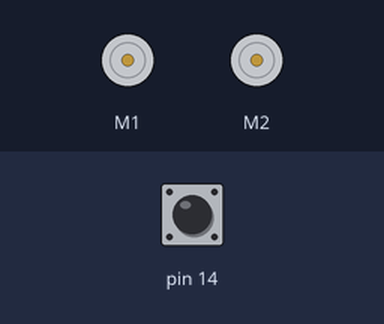
This sketch was run on a simulated Arduino Leonardo, built with avr-gcc and run on an emulated ATmega32U4. Parts: 2 × DC motor (green arrow = forward, orange = backward, longer = faster). The inputs (shaded band) are chosen by the test bench; at power-on: pin 14 HIGH.

Above: at 0.8 s.
0.9 s: pin 14 pulled LOW for 0.15 s
At 3.8 s:
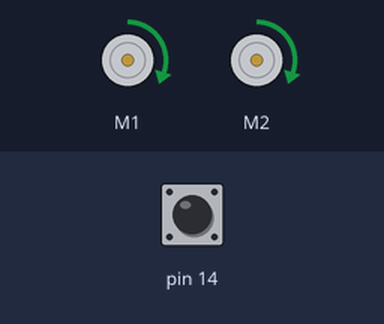
At 45.0 s:
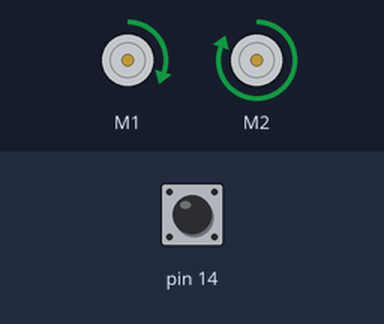
Timing chart, 0 to 46.1 s (numbered marks = the images above; inputs shaded):
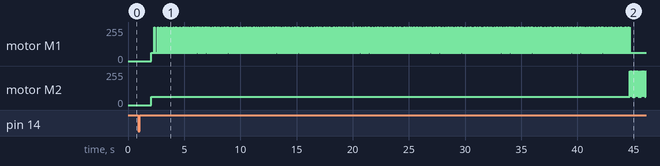

Measured:
- after the input at 0.9 s, motor M1: stopped → forward 63/255 after 1.2 s, then moves between forward 63/255 and forward 255/255, repeating every 7.5 s; motor M2: stopped → forward 63/255 after 1.2 s, then moves between forward 63/255 and forward 255/255, repeating every 0.62 s

The sketch:

CpE476_StraightLine_EncoderFeedback.ino
```cpp
// This program shows how to use the encoders as feedback on the Romi 32U4.
// The encoders can tell you how far, and in which direction each
// motor has turned.
//
// You can press button A on the Romi to drive both motors
// forward at full speed.
//

#include <Romi32U4.h>

Romi32U4Encoders encoders;
Romi32U4Motors motors;
Romi32U4ButtonA buttonA;

void setup()
{
  buttonA.waitForButton();
  delay(1000);
}

void loop()
{
  // Run left and right motor forward.
  motors.setSpeeds(100, 100);
  if (encoders.getCountsLeft() > encoders.getCountsRight())
  {
    // increase speed of right motor momentarily to correct for faster left motor
    motors.setSpeeds(100, 100*4);
  }
  else if (encoders.getCountsLeft() < encoders.getCountsRight())
  {
    // increase speed of left motor momentarily
    motors.setSpeeds(100*4, 100);
  }
}
```
